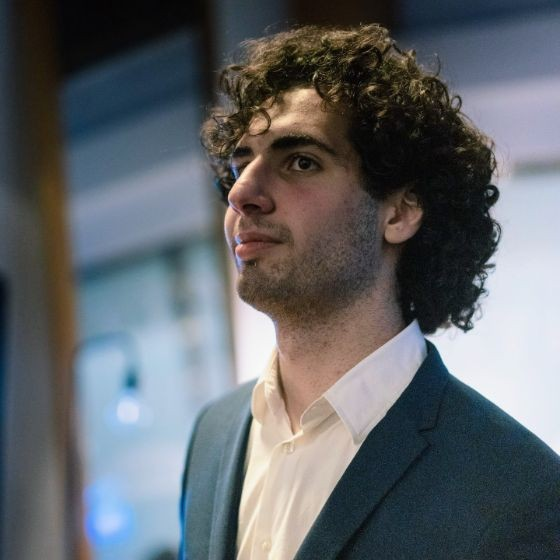
#> input picture example.jpeg, 560 x 560 px
$ jupyter execute --allow-errors main.ipynb
#> lines starting #> are read from the running program, lines starting #| are printed output that depends on the picture
[cell 1]
"""
1. get image
2. resize image
3. add resized image to base
4. send to replicate
5. return result
"""

[cell 2]
#resize image
import os
from PIL import Image

def resize_image(input_image_path):
    """
    Resize an image to 400x400 pixels and save with '_resized' suffix

    Args:
        input_image_path (str): Path to the input image

    Returns:
        str: Path to the resized image
    """
#> called with input_image_path = 'example.jpeg'
    # Open the image
    with Image.open(input_image_path) as img:
        # Resize the image to 400x400 pixels using LANCZOS resampling
#> img is the input picture: PIL image 560x560 RGB; mean R, G, B 97.2, 101.4, 105.7
        resized_img = img.resize((400, 400), Image.Resampling.LANCZOS)

        # Create new filename with '_resized' suffix
        name, ext = os.path.splitext(input_image_path)
        output_image_path = f"{name}_resized{ext}"

        # Save the resized image
        resized_img.save(output_image_path)

        return output_image_path

[cell 3]
#add resized image to base
def add_image_to_base(resized_image_path, base_image_path="base.png"):
    """
    Place a resized image in the center of the base image

    Args:
        resized_image_path (str): Path to the resized image (400x400)
        base_image_path (str): Path to the base image (default: 'base.png')

    Returns:
        str: Path to the combined image
    """
#> called with resized_image_path = 'example_resized.jpeg', base_image_path = 'base.png'
    # Open both images
    with Image.open(base_image_path) as base_img, Image.open(resized_image_path) as top_img:
        # Convert images to RGBA if they aren't already
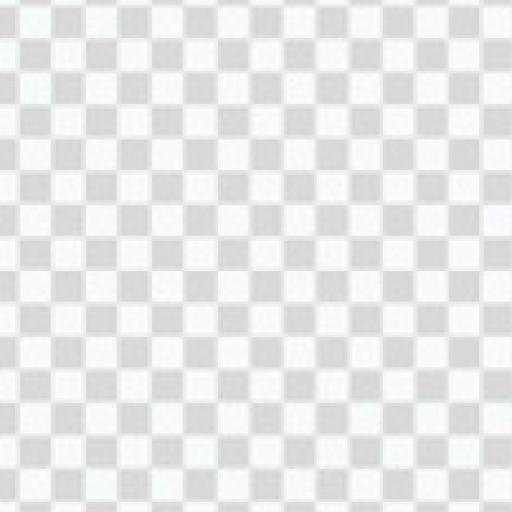
#> input picture base.png, 1024 x 1024 px (shown at 1/2 size)
#> base_img is the input picture: PIL image 1024x1024 RGBA; mean R, G, B, A 233.1, 233.3, 233.7, 255
        base_img = base_img.convert('RGBA')
        top_img = top_img.convert('RGBA')
#> top_img: PIL image 400x400 RGBA

        # Calculate the center position
        x = (base_img.width - top_img.width) // 2
#> x = 312
        y = (base_img.height - top_img.height) // 2
#> y = 312

        # Create a copy of the base image
        combined = base_img.copy()

        # Paste the resized image onto the base image
        combined.paste(top_img, (x, y), top_img)
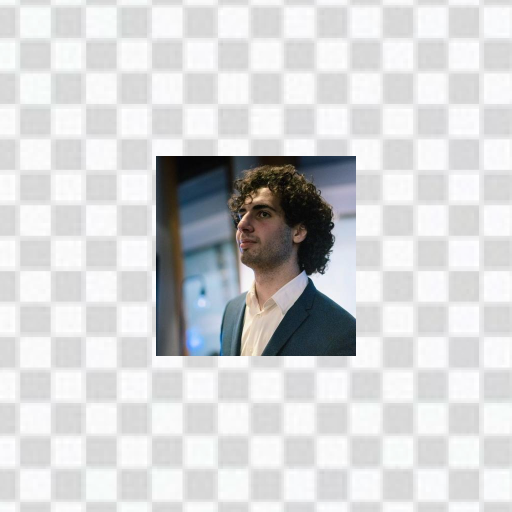
#> combined: PIL image 1024x1024 RGBA (shown at 1/2 size); mean R, G, B, A 212.3, 213.2, 214.1, 255

        # Create output filename - always use .png extension
        name = os.path.splitext(resized_image_path)[0]
        output_path = f"{name}_combined.png"

        # Convert to RGB if saving as JPEG
        if output_path.lower().endswith('.jpg') or output_path.lower().endswith('.jpeg'):
            combined = combined.convert('RGB')

        # Save the combined image
        combined.save(output_path)

        return output_path
